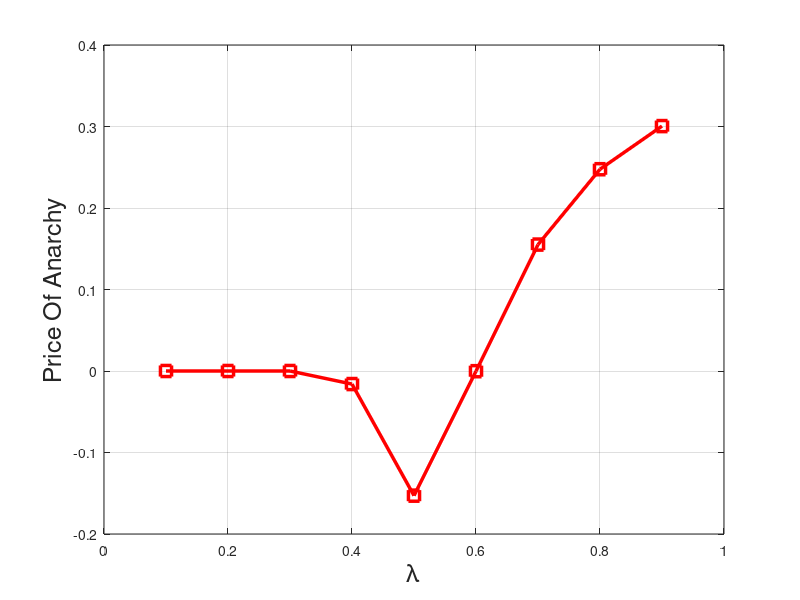

The MATLAB script that drew this image:
%randomized vs threshold policy
clear
mu = 1; % local service rate
lambda = [0.1 0.2 0.3 0.4 0.5 0.6 0.7 0.8 0.9]; % arrival rate
alpha = 0 : 0.001 : 1;
C = 2; %cost efficient
min_f = zeros(1, length(lambda));
min_g = zeros(1, length(lambda));
priceOfAnarchy =  zeros(1, length(lambda));

for i = 1 : length(lambda)
    %randomized policy
    f = alpha./(mu - alpha.*lambda(i)) + 10.*lambda(i)^2 .* (1 - alpha).^3 ./ C^2; %object function
    
    % threshold policy
    rho = lambda(i) / mu;
    B = 0 : 1 : 20;
    if lambda(i) ~= 1
        pi_0 = (1 - rho)./(1 - rho.^(B+1));
        pi_B = (rho.^B - rho.^(B+1))./(1 - rho.^(B+1));
        E_Q = pi_0 .* rho .* ( 1 - rho.^B)./(1-rho).^2 - B .* rho.^(B+1).*pi_0 ./ (1 - rho);
        E_Q1 = (B+1)./(rho.^(B+1) - 1) + B + 1/(1 - rho);
    else
        pi_0 = 1 ./ (B+1);
        pi_B = 1 ./ (B+1);
        E_Q = B./ 2;
    end
    g_B =  E_Q./lambda(i) + 10.*lambda(i)^2 .* pi_B.^3 ./ C^2; %object function
    
    min_f(i) = min(f);%optimal under randomized policy
    min_g(i) = min(g_B);%optimal under threshold based policy
    
    priceOfAnarchy(i) = 1 - min_g(i)/min_f(i);
end

figure(1)
plot(lambda, priceOfAnarchy, 'r-s','LineWidth',2.5,'MarkerSize',8)
xlabel('\lambda','FontSize',18)
ylabel('Price Of Anarchy','FontSize',18)
grid on

% figure(1)
% plot(alpha, f, 'r-s','LineWidth',2.5,'MarkerSize',8)
% xlabel('\alpha','FontSize',18)
% ylabel('f(\alpha)','FontSize',18)
% title('randomilized policy, \lambda = ' + string(lambda) + ', C = ' + string(C) ,'FontSize',18)
% grid on
% 
% figure(2)
% plot(1-pi_B, g_B, 'b-s','LineWidth',2.5,'MarkerSize',8)
% xlabel('B','FontSize',18)
% ylabel('g(B)','FontSize',18)
% title('threshold policy , \lambda = ' + string(lambda) + ', C = ' + string(C),'FontSize',18)
% grid on

% figure(3)
% plot(1-pi_B, E_Q,'b','LineWidth',2.5)
% hold on
% plot(alpha, f,'r','LineWidth',2.5)
% legend('TB','RD')
% axis([0 1 0 10])

% figure(4)
% plot(alpha, f, 'r','LineWidth',2.5)
% hold on
% plot(1-pi_B, g_B, 'b-*','LineWidth',2.5)
% legend('RD','TB')
% axis([0 1 0 20])
